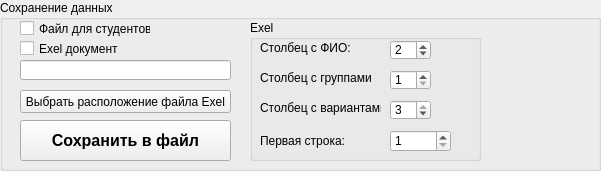
   <widget class="QGroupBox" name="groupBox_saveData">
    <property name="geometry">
     <rect>
      <x>520</x>
      <y>710</y>
      <width>601</width>
      <height>171</height>
     </rect>
    </property>
    <property name="title">
     <string>Сохранение данных</string>
    </property>
    <widget class="QCheckBox" name="checkBox_saveTofileForStudents">
     <property name="geometry">
      <rect>
       <x>20</x>
       <y>20</y>
       <width>131</width>
       <height>17</height>
      </rect>
     </property>
     <property name="text">
      <string>Файл для студентов</string>
     </property>
    </widget>
    <widget class="QCheckBox" name="checkBox_saveToExel">
     <property name="geometry">
      <rect>
       <x>20</x>
       <y>40</y>
       <width>131</width>
       <height>17</height>
      </rect>
     </property>
     <property name="text">
      <string>Exel документ</string>
     </property>
    </widget>
    <widget class="QLineEdit" name="lineEdit_exelOutput">
     <property name="geometry">
      <rect>
       <x>20</x>
       <y>60</y>
       <width>211</width>
       <height>20</height>
      </rect>
     </property>
     <property name="readOnly">
      <bool>true</bool>
     </property>
    </widget>
    <widget class="QPushButton" name="pushButton_saveToFile">
     <property name="geometry">
      <rect>
       <x>20</x>
       <y>120</y>
       <width>211</width>
       <height>41</height>
      </rect>
     </property>
     <property name="font">
      <font>
       <pointsize>12</pointsize>
       <weight>75</weight>
       <bold>true</bold>
      </font>
     </property>
     <property name="text">
      <string>Сохранить в файл</string>
     </property>
    </widget>
    <widget class="QPushButton" name="pushButton_save_choseFileExel">
     <property name="geometry">
      <rect>
       <x>20</x>
       <y>90</y>
       <width>211</width>
       <height>23</height>
      </rect>
     </property>
     <property name="text">
      <string>Выбрать расположение файла Exel</string>
     </property>
    </widget>
    <widget class="QGroupBox" name="groupBox_saveExel">
     <property name="geometry">
      <rect>
       <x>250</x>
       <y>20</y>
       <width>231</width>
       <height>141</height>
      </rect>
     </property>
     <property name="title">
      <string>Exel</string>
     </property>
     <widget class="QSpinBox" name="spinBox_saveExel_columnFIO">
      <property name="geometry">
       <rect>
        <x>140</x>
        <y>20</y>
        <width>41</width>
        <height>20</height>
       </rect>
      </property>
      <property name="minimum">
       <number>1</number>
      </property>
      <property name="maximum">
       <number>3</number>
      </property>
      <property name="value">
       <number>2</number>
      </property>
     </widget>
     <widget class="QLabel" name="label_saveExel_columnFIO">
      <property name="geometry">
       <rect>
        <x>10</x>
        <y>20</y>
        <width>91</width>
        <height>16</height>
       </rect>
      </property>
      <property name="text">
       <string>Столбец с ФИО: </string>
      </property>
     </widget>
     <widget class="QLabel" name="label_saveExel_columnGroups">
      <property name="geometry">
       <rect>
        <x>10</x>
        <y>50</y>
        <width>111</width>
        <height>16</height>
       </rect>
      </property>
      <property name="text">
       <string>Столбец с группами: </string>
      </property>
     </widget>
     <widget class="QSpinBox" name="spinBox_saveExel_columnGroups">
      <property name="geometry">
       <rect>
        <x>140</x>
        <y>50</y>
        <width>41</width>
        <height>20</height>
       </rect>
      </property>
      <property name="minimum">
       <number>1</number>
      </property>
      <property name="maximum">
       <number>3</number>
      </property>
     </widget>
     <widget class="QSpinBox" name="spinBox_saveExel_columnVariants">
      <property name="geometry">
       <rect>
        <x>140</x>
        <y>80</y>
        <width>41</width>
        <height>20</height>
       </rect>
      </property>
      <property name="minimum">
       <number>1</number>
      </property>
      <property name="maximum">
       <number>3</number>
      </property>
      <property name="value">
       <number>3</number>
      </property>
     </widget>
     <widget class="QLabel" name="label_saveExel_columnVariants">
      <property name="geometry">
       <rect>
        <x>10</x>
        <y>80</y>
        <width>121</width>
        <height>16</height>
       </rect>
      </property>
      <property name="text">
       <string>Столбец с вариантами: </string>
      </property>
     </widget>
     <widget class="QLabel" name="label_saveExel_firstLineExel">
      <property name="geometry">
       <rect>
        <x>10</x>
        <y>110</y>
        <width>91</width>
        <height>21</height>
       </rect>
      </property>
      <property name="text">
       <string>Первая строка: </string>
      </property>
     </widget>
     <widget class="QSpinBox" name="spinBox_saveExel_firstLineExel">
      <property name="geometry">
       <rect>
        <x>140</x>
        <y>110</y>
        <width>61</width>
        <height>22</height>
       </rect>
      </property>
      <property name="minimum">
       <number>1</number>
      </property>
      <property name="maximum">
       <number>100000</number>
      </property>
      <property name="value">
       <number>1</number>
      </property>
     </widget>
    </widget>
   </widget>
